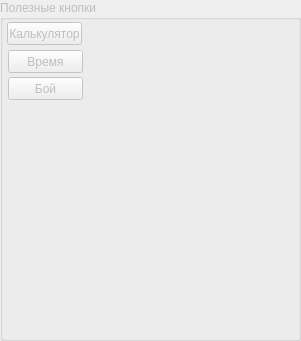
     <widget class="QGroupBox" name="Usefull_buttons">
      <property name="enabled">
       <bool>false</bool>
      </property>
      <property name="geometry">
       <rect>
        <x>790</x>
        <y>63</y>
        <width>301</width>
        <height>341</height>
       </rect>
      </property>
      <property name="toolTipDuration">
       <number>-1</number>
      </property>
      <property name="layoutDirection">
       <enum>Qt::LeftToRight</enum>
      </property>
      <property name="title">
       <string>Полезные кнопки</string>
      </property>
      <widget class="QPushButton" name="calculator_button">
       <property name="geometry">
        <rect>
         <x>7</x>
         <y>22</y>
         <width>75</width>
         <height>23</height>
        </rect>
       </property>
       <property name="text">
        <string>Калькулятор</string>
       </property>
      </widget>
      <widget class="QPushButton" name="time_button">
       <property name="geometry">
        <rect>
         <x>8</x>
         <y>50</y>
         <width>75</width>
         <height>23</height>
        </rect>
       </property>
       <property name="focusPolicy">
        <enum>Qt::ClickFocus</enum>
       </property>
       <property name="text">
        <string>Время</string>
       </property>
      </widget>
      <widget class="QPushButton" name="time_button_2">
       <property name="geometry">
        <rect>
         <x>8</x>
         <y>77</y>
         <width>75</width>
         <height>23</height>
        </rect>
       </property>
       <property name="focusPolicy">
        <enum>Qt::ClickFocus</enum>
       </property>
       <property name="text">
        <string>Бой</string>
       </property>
      </widget>
     </widget>
